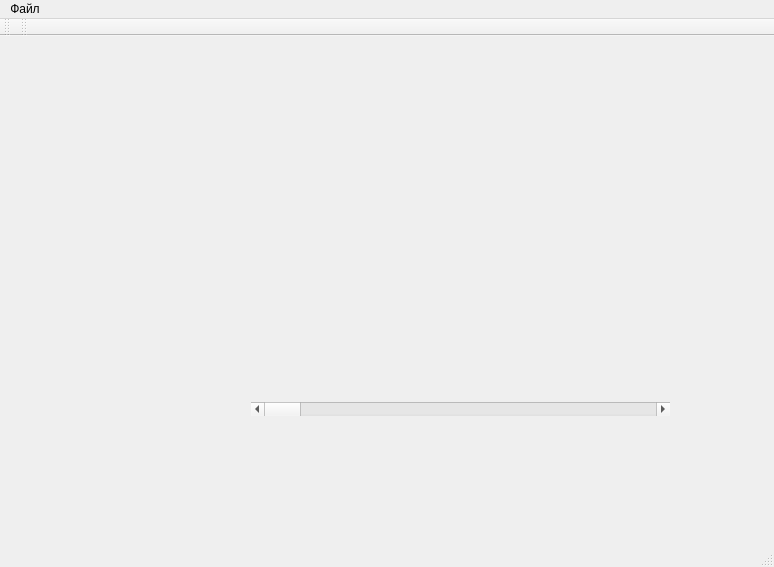
<?xml version="1.0" encoding="UTF-8"?>
<ui version="4.0">
 <class>QtGuiDicomViewerClass</class>
 <widget class="QMainWindow" name="QtGuiDicomViewerClass">
  <property name="geometry">
   <rect>
    <x>0</x>
    <y>0</y>
    <width>774</width>
    <height>567</height>
   </rect>
  </property>
  <property name="windowTitle">
   <string>QtGuiDicomViewer</string>
  </property>
  <widget class="QWidget" name="centralWidget">
   <widget class="QWidget" name="">
    <property name="geometry">
     <rect>
      <x>240</x>
      <y>100</y>
      <width>441</width>
      <height>291</height>
     </rect>
    </property>
    <layout class="QVBoxLayout" name="verticalLayout">
     <item>
      <widget class="QLabel" name="imageLabel">
       <property name="text">
        <string/>
       </property>
      </widget>
     </item>
     <item>
      <widget class="QScrollBar" name="horizontalScrollBar">
       <property name="orientation">
        <enum>Qt::Horizontal</enum>
       </property>
      </widget>
     </item>
    </layout>
   </widget>
  </widget>
  <widget class="QMenuBar" name="menuBar">
   <property name="geometry">
    <rect>
     <x>0</x>
     <y>0</y>
     <width>774</width>
     <height>21</height>
    </rect>
   </property>
   <widget class="QMenu" name="menu">
    <property name="title">
     <string>Файл</string>
    </property>
   </widget>
   <addaction name="menu"/>
  </widget>
  <widget class="QToolBar" name="mainToolBar">
   <attribute name="toolBarArea">
    <enum>TopToolBarArea</enum>
   </attribute>
   <attribute name="toolBarBreak">
    <bool>false</bool>
   </attribute>
  </widget>
  <widget class="QStatusBar" name="statusBar"/>
  <widget class="QToolBar" name="toolBar">
   <property name="windowTitle">
    <string>toolBar</string>
   </property>
   <attribute name="toolBarArea">
    <enum>TopToolBarArea</enum>
   </attribute>
   <attribute name="toolBarBreak">
    <bool>false</bool>
   </attribute>
  </widget>
 </widget>
 <layoutdefault spacing="6" margin="11"/>
 <resources>
  <include location="QtGuiDicomViewer.qrc"/>
 </resources>
 <connections/>
</ui>
